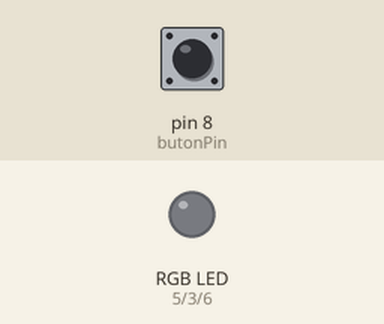
Bench run of a sketch on a simulated Arduino Uno, built with avr-gcc and run on an emulated ATmega328P. On the bench: an RGB LED mixed from three pins (HIGH = lit). Dashed ring = blinking. The test bench sets the inputs (shaded band); at power-on: pin 8 (butonPin) HIGH.

Above: at 1.2 s.
1.3 s: pin 8 (butonPin) pulled LOW for 1 s
At 3.5 s:
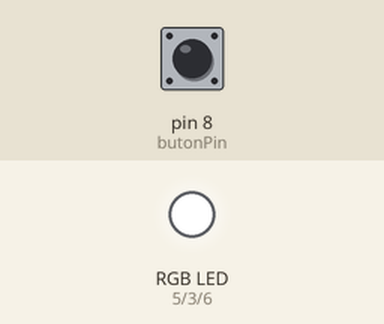
3.8 s: pin 8 (butonPin) pulled LOW for 0.15 s
At 5.1 s:
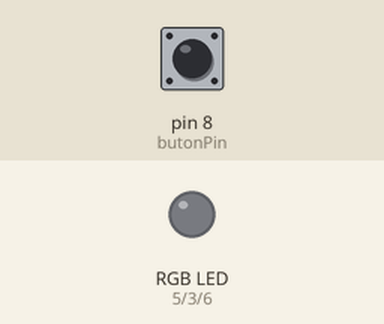
5.6 s: pin 8 (butonPin) pulled LOW for 3.2 s
At 9.5 s:
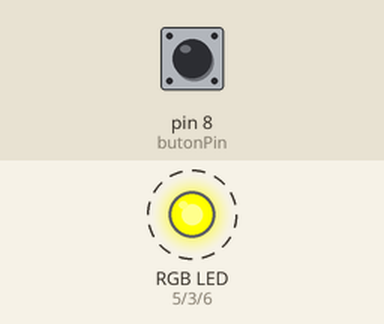
Timing chart, 0 to 11.0 s (numbered marks = the images above; inputs shaded):
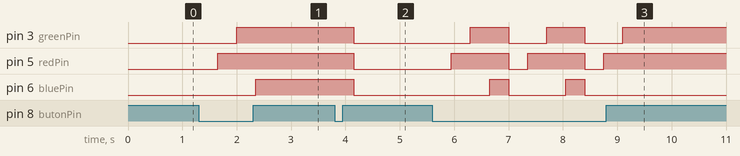

The sketch:

buton_read_rgb.ino
```cpp
//Buton okuma uygulaması
#define redPin    5    //sabit değer tanımlama
#define greenPin  3
#define bluePin   6
#define butonPin  8

bool buttonDurumu = false;
int renk_sec = 0;

void setup() {
  pinMode(redPin, OUTPUT);
  pinMode(greenPin, OUTPUT);
  pinMode(bluePin, OUTPUT);
  //pinMode(butonPin, INPUT);
  pinMode(butonPin, INPUT_PULLUP);
}

void loop() {
  // Buton durumunu oku
  if (digitalRead(butonPin) == LOW) {
    delay(350);
    renk_sec++;
    //digitalWrite(ledPin, HIGH);
  }
  else {
    //digitalWrite(ledPin, LOW);
  }

  if (renk_sec == 1) digitalWrite(redPin, HIGH);
  if (renk_sec == 2) digitalWrite(greenPin, HIGH);
  if (renk_sec == 3) digitalWrite(bluePin, HIGH);
  if (renk_sec == 4)
  {
    digitalWrite(bluePin, LOW);
    digitalWrite(redPin, LOW);
    digitalWrite(greenPin, LOW);
    renk_sec = 0;
  }
}
```

Measured:
- after the input at 1.3 s, pin 3 (greenPin): LOW → HIGH after 0.70 s; pin 5 (redPin): LOW → HIGH after 0.35 s; pin 6 (bluePin): LOW → HIGH after 1.1 s
- after the input at 3.8 s, pin 3 (greenPin), pin 5 (redPin), pin 6 (bluePin): HIGH → LOW after 0.35 s
- after the input at 5.6 s, pin 3 (greenPin): alternates HIGH for 0.70 s and LOW for 0.70 s, 5 changes in all, then stays HIGH, starting after 0.70 s; pin 5 (redPin): alternates HIGH for 1.1 s and LOW for 0.35 s, 5 changes in all, then stays HIGH, starting after 0.35 s
